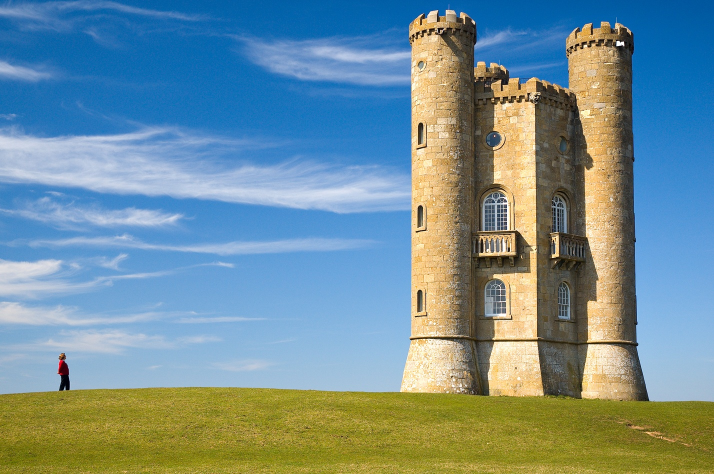
#> input picture SeamCarvingApp/images/test1.jpg, 1428 x 948 px (shown at 1/2 size)
$ python -i image_comparison_viewer.py   (imports and definitions only)
#> lines starting #> are read from the running program, lines starting #| are printed output that depends on the picture; pictures that were not available may be replaced by others from this repository, and a replacement may not be noted
# -*- coding: utf-8 -*-
"""Image Comparison Viewer - Compare original and carved images"""

import cv2
import numpy as np
import argparse
import sys
import os


# [24 lines left out: function find_image_path, not called in this run]

def create_comparison_image(input_path, output_path, layout='vertical'):
    """
    Creates a comparison image showing input above and output below
    (or side-by-side).

    Args:
        input_path: Path to the original/input image
        output_path: Path to the carved/output image
        layout: 'vertical' (stacked) or 'horizontal' (side-by-side)

    Returns:
        Combined comparison image
    """
#> called with input_path = 'SeamCarvingApp/images/test1.jpg', output_path = 'out.png', layout = 'vertical'
    # Read both images
    # Paths are now guaranteed to be valid from main()
    input_img = cv2.imread(input_path)
#> input_img is the input picture: shape (948, 1428, 3); mean B, G, R 150.1, 143.1, 114.7
    output_img = cv2.imread(output_path)

    if input_img is None:
        print(f"Error: Unable to read input image from {input_path}")
        sys.exit(1)

    if output_img is None:
        print(f"Error: Unable to read output image from {output_path}")
        sys.exit(1)

    # Get dimensions
    input_h, input_w = input_img.shape[:2]
#> input_h = 948; input_w = 1428
    output_h, output_w = output_img.shape[:2]
#> output_h = 948; output_w = 1428

    # Add labels to images
    input_labeled = add_label(
        input_img.copy(), f"Original ({input_w}x{input_h})"
    )
#> in add_label, `labeled_image = np.vstack([label_bar, image])`:
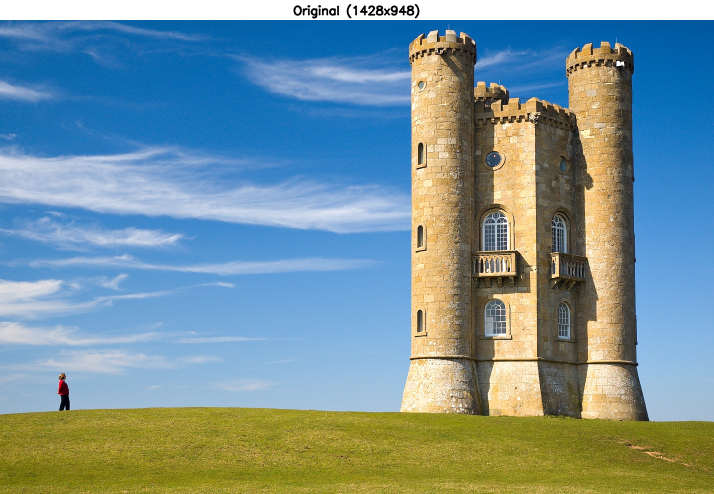
#> labeled_image: shape (988, 1428, 3) (shown at 1/2 size); mean of channels 0, 1, 2 153.9, 147.2, 120; drawn as B, G, R
    output_labeled = add_label(
        output_img.copy(), f"Carved ({output_w}x{output_h})"
    )

    if layout == 'vertical':
        # Stack vertically (input above, output below)
        # Make both images the same width for clean stacking
        max_width = max(input_w, output_w)
#> max_width = 1428

        # Resize if needed to match widths
        if input_w != max_width:
            scale = max_width / input_w
            new_h = int(input_h * scale)
            input_labeled = cv2.resize(input_labeled, (max_width, new_h))

        if output_w != max_width:
            scale = max_width / output_w
            new_h = int(output_h * scale)
            output_labeled = cv2.resize(output_labeled, (max_width, new_h))

        # Add separator line
        separator = np.ones((5, max_width, 3), dtype=np.uint8) * 255

        # Stack images
        comparison = np.vstack([input_labeled, separator, output_labeled])
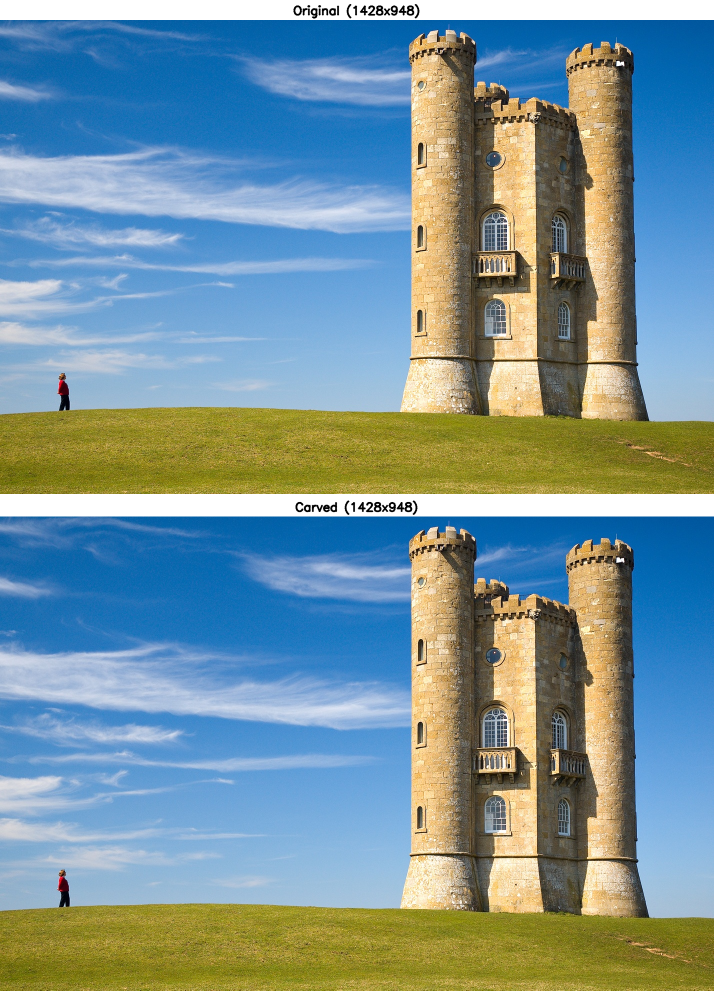
#> comparison: shape (1981, 1428, 3) (shown at 1/2 size); mean of channels 0, 1, 2 154.2, 147.5, 120.3; drawn as B, G, R

    else:  # horizontal layout
        # Place side-by-side
        # Make both images the same height for clean alignment
        max_height = max(input_h, output_h)

        # Resize if needed to match heights
        if input_h != max_height:
            scale = max_height / input_h
            new_w = int(input_w * scale)
            input_labeled = cv2.resize(input_labeled, (new_w, max_height))

        if output_h != max_height:
            scale = max_height / output_h
            new_w = int(output_w * scale)
            output_labeled = cv2.resize(output_labeled, (new_w, max_height))

        # Add separator line
        separator = np.ones((max_height, 5, 3), dtype=np.uint8) * 255

        # Stack images horizontally
        comparison = np.hstack([input_labeled, separator, output_labeled])

    return comparison


def add_label(image, text):
    """Adds a text label at the top of an image."""
    # Create a white bar at the top for the label
    label_height = 40
    h, w = image.shape[:2]

    # Create white background for label
    label_bar = np.ones((label_height, w, 3), dtype=np.uint8) * 255

    # Add text to label bar
    font = cv2.FONT_HERSHEY_SIMPLEX
    font_scale = 0.8
    thickness = 2

    # Get text size to center it
    (text_w, text_h), _ = cv2.getTextSize(text, font, font_scale, thickness)
    text_x = (w - text_w) // 2
    text_y = (label_height + text_h) // 2

    cv2.putText(label_bar, text, (text_x, text_y), font, font_scale,
                (0, 0, 0), thickness, cv2.LINE_AA)

    # Combine label bar with image
    labeled_image = np.vstack([label_bar, image])

    return labeled_image


# [98 lines left out: function main, not called in this run]


# [2 lines not run here, left out]

>>> result = create_comparison_image('SeamCarvingApp/images/test1.jpg', 'out.png')

$ run again, on SeamCarvingApp/images/test3.jpg
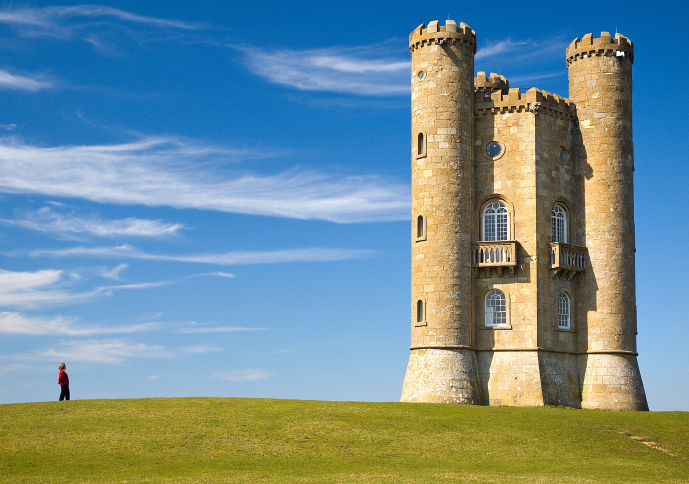
#> input picture SeamCarvingApp/images/test3.jpg, 1378 x 968 px (shown at 1/2 size)
#> in create_comparison_image, input_img is the input picture: shape (968, 1378, 3); mean B, G, R 149.5, 142.2, 113.6
#> in add_label, `labeled_image = np.vstack([label_bar, image])`:
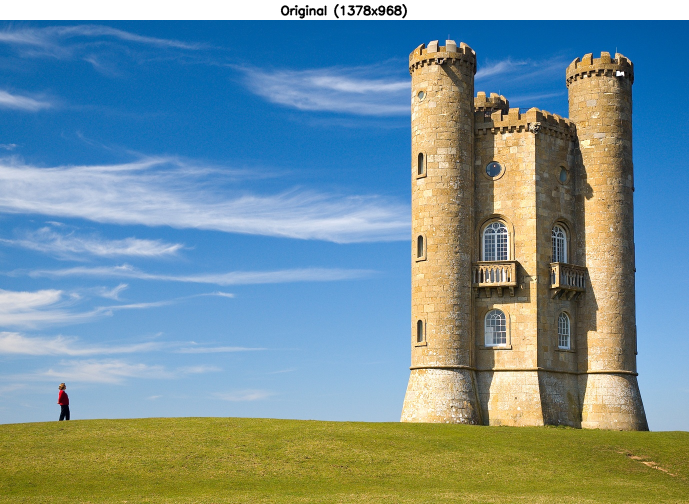
#> labeled_image: shape (1008, 1378, 3) (shown at 1/2 size); mean of channels 0, 1, 2 153.2, 146.3, 118.8; drawn as B, G, R
#> in create_comparison_image, `comparison = np.vstack([input_labeled, separator, output_labeled])`:
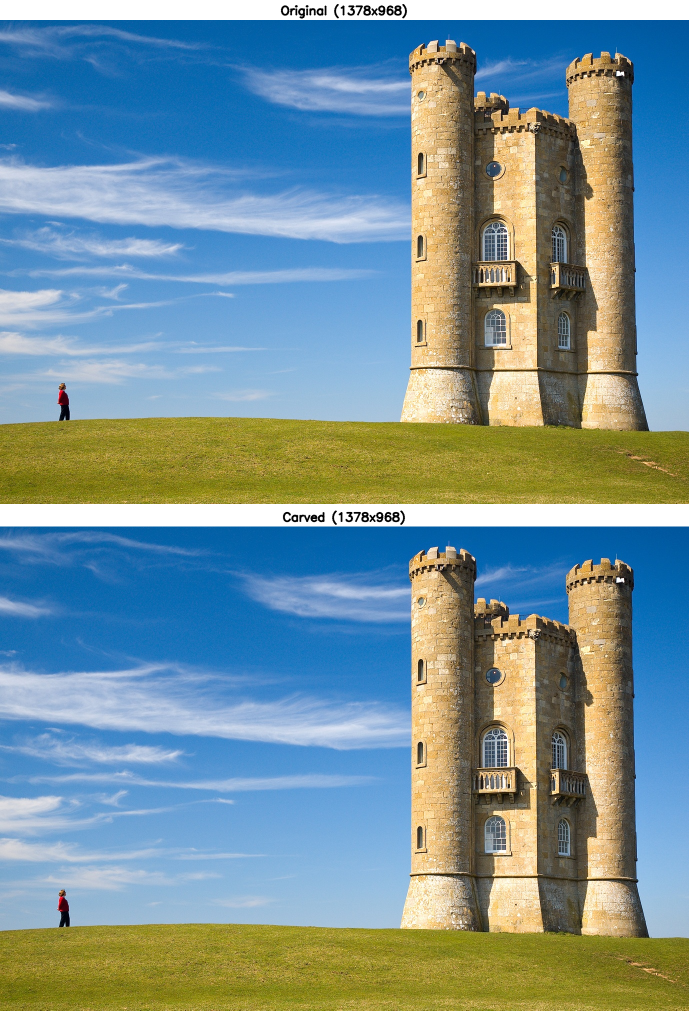
#> comparison: shape (2021, 1378, 3) (shown at 1/2 size); mean of channels 0, 1, 2 153.5, 146.5, 119.1; drawn as B, G, R
